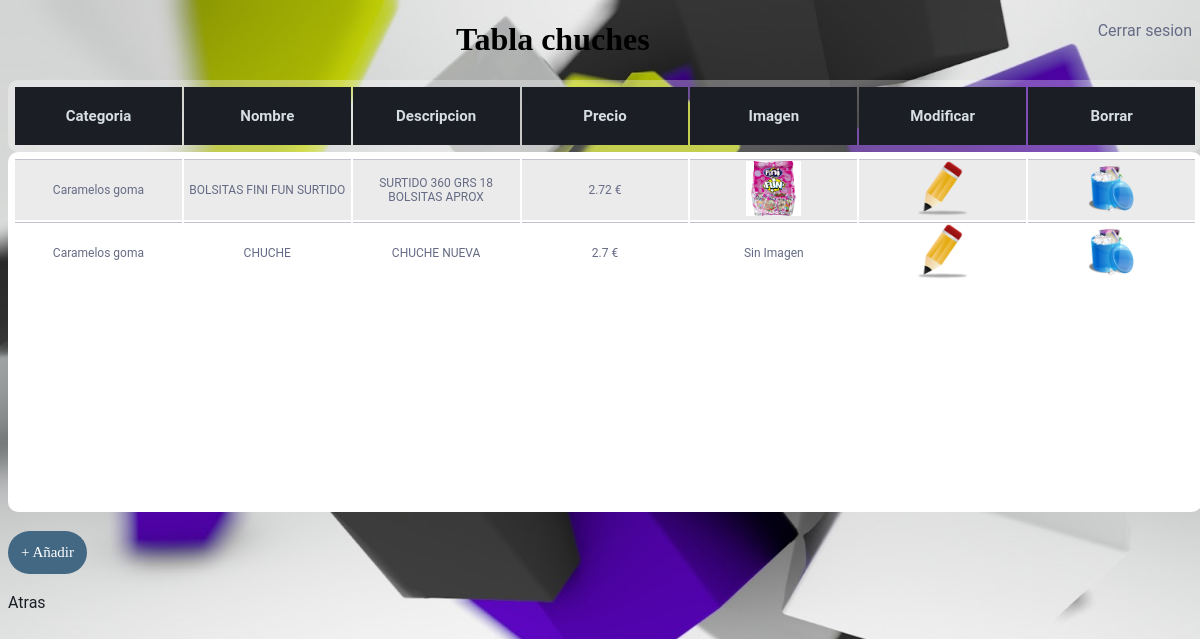
/tienda_chuches/admin/chuches/chuches.php?idcat=1 (signed in), run on an earlier commit of the app's database.
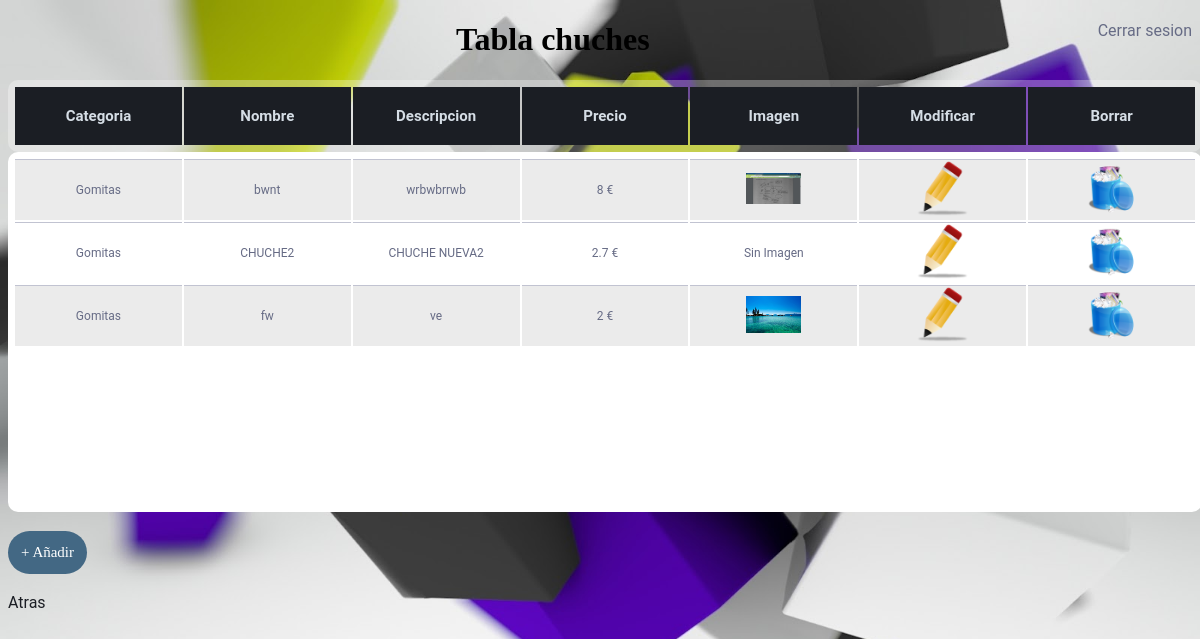
And on a later commit of the database.
### tables this page shows
CREATE TABLE `chuches` (
  `id_chuche` int(10) NOT NULL,
  `id_categoria` int(10) NOT NULL,
  `nombre_chu` varchar(50) NOT NULL,
  `descripcion` varchar(500) DEFAULT NULL,
  `img_chu` varchar(150) DEFAULT NULL,
  `precio` double NOT NULL
);

CREATE TABLE `categoria` (
  `id_categoria` int(10) NOT NULL,
  `nombre_cat` varchar(50) NOT NULL
);

### tienda_chuches/admin/chuches/chuches.php (the view, shortened to what this page needs)
<!DOCTYPE html>
<html lang="">
<head>
  <link rel="stylesheet" type="text/css" href="../estilotabla.css">
</head>
<body>
<?php
  if (isset($_SESSION["admin"])) {
$categoria = $_GET['idcat'];
    ?>
    <a id="salir" href='../../salir.php' >Cerrar sesion</a>
    <h1>Tabla chuches</h1>
    <?php
    $connection = new mysqli("localhost", "root", "3546", "tienda_chuches");
     $consulta="SELECT * from chuches inner join
      categoria on categoria.id_categoria=chuches.id_categoria where categoria.id_categoria='$categoria' ORDER BY chuches.nombre_chu;";
     ?>
    <div class="titulo">
        <table >
       <tr>
         <th>Categoria</th>
         <th>Nombre</th>
         <th>Descripcion</th>
         <th>Precio</th>
         <th>Imagen</th>
         <th>Modificar</th>
         <th>Borrar</th>
       </tr>
     </table>
    </div>
    <div class="contenido">
    <table>
      <tbody>
    <?php
      if ($result = $connection->query($consulta)) {
      } else {
            echo "Error: ". $sql ."<br>". mysqli_error($connection);
      }
      while($obj = $result->fetch_object()) {
              echo "<tr>";
              echo "<td>".$obj->nombre_cat."</td>";
              echo "<td>".$obj->nombre_chu."</td>";
              echo "<td>".$obj->descripcion."</td>";
              echo "<td>".$obj->precio." € </td>";
              if (!empty($obj->img_chu)){
                echo '<td><img src="'.$obj->img_chu.'"/></td>';
              }else{
                echo "<td><span>Sin Imagen</span></td>";
              }
              echo "<td>
                    <a href='modificarchuche.php?id=$obj->id_chuche'/>
                    <img src='../img/modificar.png'/></a>
                    </td>";
              echo "<td>
                    <a href='borrarchuche.php?id=$obj->id_chuche'>
                    <img src='../img/papelera.png'/></a>
                  </td>";
              echo "</tr>";
         }
          ?>
        </tbody>
         </table>
       </div>
    <?php
    echo "<br><a href='añadirchuche.php?idcat=$categoria'><input  id='entrar' type='submit' value='+ Añadir' /></a><br>";
    echo "<br><a class='atras' href='../categorias/categoria.php'>Atras</a>";
  } else {
    session_destroy();
    header("Location: ../../login.php");
  }
 ?>
</body>
</html>

### tienda_chuches/admin/estilotabla.css (style rules this page uses)
body { font-family: 'Roboto', sans-serif; background-size: 100%; background-image: url(img/fondo1.jpg); }
h1 { text-align: center; font-family: cursive; }
table { width:100%; table-layout: fixed; text-align: center; }
.titulo { border-radius: 10px; background-color: rgba(255,255,255,0.3); display: block; margin: auto; min-width: 910px; max-width: 1334px; padding:5px; width: 100%; }
.contenido { border-radius: 10px; background: white; margin: auto; padding:5px; width: 100%; min-width: 910px;; max-width: 1334px; height:350px; overflow-x:auto; }
th { padding: 20px 15px; font-size: 15px; color:#D5DDE5; background:#1b1e24; }
td { border-top: 1px solid #C1C3D1; color:#666B85; font-size: 12px; }
tr:nth-child(odd) td { background:#EBEBEB; }
a { color:#666B85; text-decoration: none; }
td a { display: block; height: 100%; }
.atras { color:#1b1e24; text-decoration: none; }
#entrar { font-family: cursive; color:white; border: 0; padding: 13px; font-size: 15px; background-color:#436884; border-radius: 30px; }
#salir { float: right; }

### tienda_chuches/admin/chuches/chuches.php (style rules this page uses)
img { width: 55px; }

What changed in the data, as far as the page shows it:
removed chuches: id_categoria.nombre_cat "Caramelos goma", nombre_chu "BOLSITAS FINI FUN SURTIDO", descripcion "SURTIDO 360 GRS 18 BOLSITAS APROX", precio "2.72", img_chu (picture)
added chuches: id_categoria.nombre_cat "Gomitas", nombre_chu "bwnt", descripcion "wrbwbrrwb", precio "8", img_chu (picture)
changed chuches: id_categoria.nombre_cat "Caramelos goma" → "Gomitas"; nombre_chu "CHUCHE" → "CHUCHE2"; descripcion "CHUCHE NUEVA" → "CHUCHE NUEVA2"
added chuches: id_categoria.nombre_cat "Gomitas", nombre_chu "fw", descripcion "ve", precio "2", img_chu (picture)
